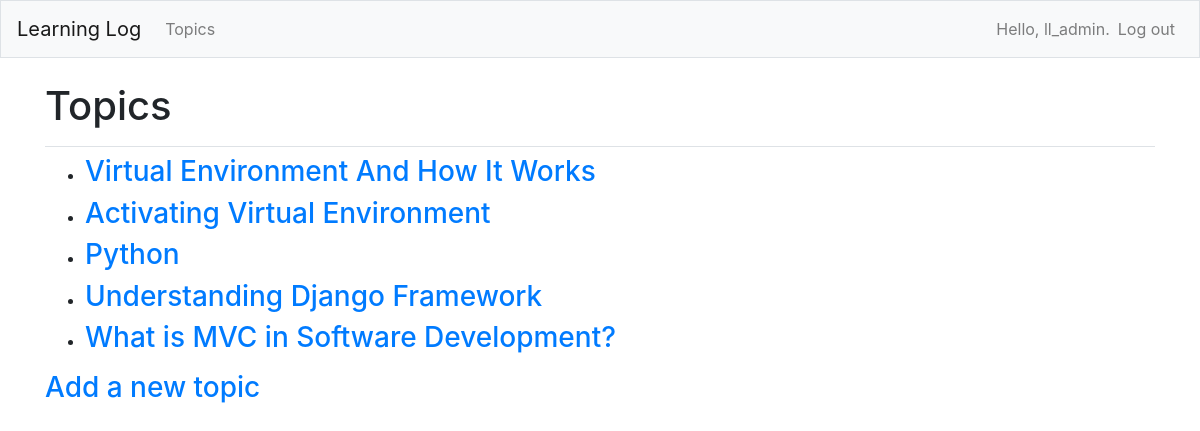
The app's page /topics/ (signed in) with its own data.
### learning_logs/models.py (models this page shows)
class Topic(models.Model):
    text = models.CharField(max_length=200)
    date_added = models.DateTimeField(auto_now_add=True)
    owner = models.ForeignKey(User, on_delete=models.CASCADE)
    def __str__(self):
        return self.text

### learning_logs/views.py (the view)
# urls.py: path('topics/', views.topics, name='topics'),
@login_required
def topics(request):
    topics = Topic.objects.filter(owner=request.user).order_by('date_added')
    context = {'topics': topics}
    return render(request, 'learning_logs/topics.html', context)

### learning_logs/templates/learning_logs/topics.html
{% extends 'learning_logs/base.html' %}
{% block page_header %}
<h1>Topics</h1>
{% endblock page_header %}
{% block content %}
    <ul>
        {% for topic in topics %}
          <li><h3>
              <a href="{% url 'learning_logs:topic' topic.id %}">{{ topic }}</a>
          </h3></li>
        {% empty %}
            <li><h3>No topics have been added yet.</h3></li>
        {% endfor %}
    </ul>
    <h3><a href="{% url 'learning_logs:new_topic' %}">Add a new topic</a></h3>
{% endblock content %}

### learning_logs/templates/learning_logs/base.html (shortened to what this page needs)
{% load bootstrap4 %}
<!doctype html>
<html lang="en">
<head>
    {% bootstrap_css %}
</head>
<body>
    <nav class="navbar navbar-expand-md navbar-light bg-light mb-4 border">
        <a class="navbar-brand" href="{% url 'learning_logs:index'%}">
            Learning Log</a>
            <div class="collapse navbar-collapse" id="navbarCollapse">
                <ul class="navbar-nav mr-auto">
                        <li class="nav-item">
                            <a class="nav-link" href="{% url 'learning_logs:topics'%}">
                                Topics</a>
                        </li>
                </ul>
                <ul class="navbar-nav ml-auto">
                    {% if user.is_authenticated %}
                        <li class="nav-item">
                            <span class="navbar-text">Hello, {{ user.username }}.</span>
                        </li>
                        <li class="nav-item">
                            <a class="nav-link" href="{% url 'users:logout' %}">Log out</a>
                        </li>
                    {% endif %}
                </ul>
            </div>
        </nav>
        <main role="main" class="container">
            <div class="pb-2 mb-2 border-bottom">
                {% block page_header %}{% endblock page_header %}
            </div>
            <div>
                {% block content %}{% endblock content %}
            </div>
        </main>
    </body>
</html>

### records on screen
Topic: text "Virtual Environment And How It Works"
Topic: text "Activating Virtual Environment"
Topic: text "Python"
Topic: text "Understanding Django Framework"
Topic: text "What is MVC in Software Development?"

### other values on screen
{{ user.username }} "ll_admin"
